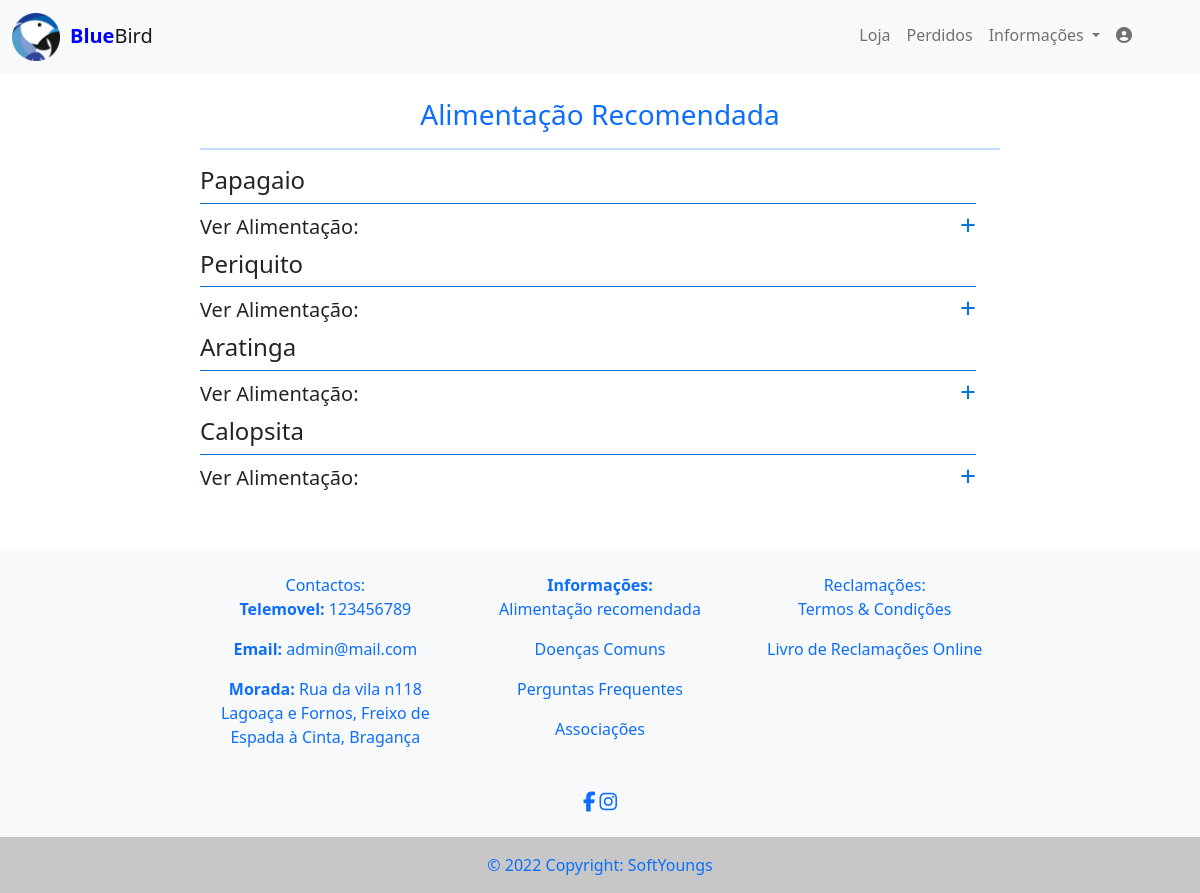
Screenshot of /index.php?opt=10 with the database file from the repository.
### tables this page shows
CREATE TABLE `webdados` (
  `wb_id` int(11) NOT NULL,
  `wb_nome` varchar(50) NOT NULL,
  `wb_face` varchar(200) NOT NULL,
  `wb_insta` varchar(200) NOT NULL,
  `wb_termos` text NOT NULL,
  `wb_mapa` varchar(5000) NOT NULL,
  `wb_distrito` int(11) NOT NULL,
  `wb_concelho` int(11) NOT NULL,
  `wb_freguesia` int(11) NOT NULL,
  `wb_morada` varchar(100) NOT NULL,
  `wb_contacto` varchar(9) NOT NULL
);

CREATE TABLE `alimentar_recomendada` (
  `aliment_rec_id` int(11) NOT NULL,
  `aliment_rec_esp_id` int(11) NOT NULL,
  `aliment_rec_comida` text NOT NULL
);

CREATE TABLE `especie` (
  `esp_id` int(11) NOT NULL,
  `esp_nome` varchar(100) NOT NULL
);

CREATE TABLE `freguesias` (
  `freguesiaid` int(11) NOT NULL,
  `concelhoid` int(11) NOT NULL,
  `freguesia` varchar(150) NOT NULL
);

CREATE TABLE `concelhos` (
  `concelhoid` int(11) NOT NULL,
  `distritoid` int(11) NOT NULL,
  `concelho` text NOT NULL
);

CREATE TABLE `distritos` (
  `distritosid` int(11) NOT NULL,
  `distrito` text NOT NULL
);

### includes/mostra_alimentacao.php (the view)
<?php
include 'connections/conn.php';
echo '<center><h3 class="text-primary" >Alimentação Recomendada</h3></center>
    <hr class="bg-primary" style="height: 2px;">
    <div class="row">';
        $alimentacao = mysqli_query($conn, "SELECT aliment_rec_comida, esp_nome from alimentar_recomendada inner join especie on especie.esp_id = alimentar_recomendada.aliment_rec_esp_id where aliment_rec_comida != ''");
        while($alm = mysqli_fetch_array($alimentacao)){
            echo '<div class="row">
                    <h4>'.$alm["esp_nome"].'</h4>
                    <div class="col">';
                    if (strlen($alm["aliment_rec_comida"])-10 > 50){
                        echo '<details class="mostra">
                            <summary>
                                Ver Alimentação:
                            </summary>
                            '.$alm["aliment_rec_comida"].'
                        </details>';
                    }else{
                        echo $alm["aliment_rec_comida"];
                    }
            echo '</div>
            </div>';
        }
    echo '</div>';

### includes/header.php (shortened to what this page needs)
<header>
	<?php
	include 'connections/conn.php';
	$query = mysqli_fetch_array(mysqli_query($conn, "SELECT wb_nome from webdados where wb_id = 1"));
	$nome = $query["wb_nome"];
	echo '<nav class="navbar navbar-expand-md navbar-light bg-light mb-4">
    	<div class="container-fluid">';
			echo '<a class="navbar-brand" href="?opt=0">
				<img src="logo_PAP_azul.png" style="width: 10%; height: 10%"><label style="padding-left: 2%"><b style="color: blue">'.substr($nome, 0, $length = 4).'</b>'.substr($nome, 4, $length = mb_strlen($nome)).'</label>
			</a>';
			echo '<button class="navbar-toggler" type="button" data-bs-toggle="collapse" data-bs-target="#navbarCollapse" aria-controls="navbarCollapse" aria-expanded="false" aria-label="Toggle navigation">
				<span class="navbar-toggler-icon"></span>
			</button>
			<div class="collapse navbar-collapse" id="navbarCollapse">
				<ul class="navbar-nav ms-auto me-5 mb-md-1 nav-pills d-flex">';
						if(@$_SESSION["log_type"] != ''){
							if (@$_SESSION["log_type"] == '0') {
								include 'includes/lista_menu_admin.php';
							}else if (@$_SESSION["log_type"] == '1'){
								include 'includes/lista_menu_vet.php';
							}else if (@$_SESSION["log_type"] == '2'){
								include 'includes/lista_menu_user.php';
							}
							echo '
							<li class="nav-item dropdown">
								<a class="nav-link dropdown-toggle" href="#" id="dropdown03" data-bs-toggle="dropdown" aria-expanded="false">';
									include 'connections/conn.php';
									$sql = mysqli_fetch_array(mysqli_query($conn, "Select uti_nome, uti_apelido, uti_foto from utilizador where uti_log_id = '$_SESSION[log_id]'"));
									echo '<img src="assets/img/foto_perfil/'.$sql["uti_foto"].'" style="width:2em; height: 2em; border-radius:50%"><label>&nbsp;'.$sql["uti_nome"].' '.$sql["uti_apelido"].'</label>
								</a>
								<ul class="dropdown-menu" aria-labelledby="dropdown03">';
								echo '<li><a class="dropdown-item" href="includes/terminar_sessao.php">Sair</a></li>
								</ul>
							</li>';
						}else{
							include 'includes/lista_main.php';
						}
				echo '</ul>
			</div>
    	</div>
    </nav>';

### includes/footer.php (shortened to what this page needs)
<footer class="bg-light text-center text-primary navbar-fixed-bottom mt-5" style="position: relative">
<?php
    include 'connections/conn.php';
    $dados = mysqli_fetch_array(mysqli_query($conn, "SELECT webdados.*, distritos.*, concelhos.*, freguesias.* FROM webdados
                                                    inner join distritos on distritos.distritosid = webdados.wb_distrito
                                                    join concelhos on concelhos.concelhoid = webdados.wb_concelho
                                                    join freguesias on freguesias.freguesiaid = webdados.wb_freguesia"));
    $email = mysqli_fetch_array(mysqli_query($conn, "SELECT log_email FROM login where log_id = 1"));
    echo '<div class="col-md-2"></div>
    <div class="col-md-8 offset-md-2">
        <div class="row">
            <div class="col">
                <br>
                <label>Contactos:</label><br>
                <p><b>Telemovel: </b> '.$dados["wb_contacto"].'</p>
                <p><b>Email: </b> '.$email["log_email"].'</p>
                <p><b>Morada: </b> '.$dados["wb_morada"].'<br>'.$dados["freguesia"].', '.$dados["concelho"].', '.$dados["distrito"].'</p>
            </div>
            <div class="col">
                <br>
                <label><b>Informações:</b></label><br>';
                include 'includes/lista_footer.php';
            echo '</div>
            <div class="col">
                <br>
                <label>Reclamações:</label><br>
                <p><a href="index.php?opt=14" style="text-decoration:none;" class="text-primary">Termos & Condições</a></p>
                <p><a href="https://www.livroreclamacoes.pt/inicio" class="text-primary" style="text-decoration:none;">Livro de Reclamações Online</a></p>
            </div>
        </div>
    </div><br>
    <div class="col-md-8 text-center offset-md-2">
        <a href="'.$dados["wb_face"].'" class="text-primary" target="_blank" role="button"><i class="fab fa-facebook-f fa-lg"></i></a>
        <a href="'.$dados["wb_insta"].'" class="text-primary" target="_blank" role="button"><i class="fab fa-instagram fa-lg"></i></a>
    </div><br>
    <div class="text-center p-3" style="background-color: rgba(0, 0, 0, 0.2);">
        © '.date("Y").' Copyright: SoftYoungs
    </div>
    <div class="col-md-2"></div>';
?>
</footer>

### assets/css/estilos.css (style rules this page uses)
body { font-size:100%; }
details summary { width: 100%; padding: 0.5rem 0; position: relative; cursor: pointer; font-size: 1.25rem; font-weight: 300; list-style: none; }
.mostra { border-top: 1px solid #0275d8; }
details summary:after { content: "+"; color: #0275d8; position: absolute; font-size: 1.75rem; line-height: 0; margin-top: 0.75rem; right: 0; font-weight: 200; transform-origin: center; transition: 200ms linear; }
details summary { outline: 0; }

### rows the page displays
webdados: wb_nome "Blue", wb_nome "Bird", wb_contacto "123456789", wb_morada "Rua da vila n118", freguesias.freguesia "Lagoaça e Fornos", concelhos.concelho "Freixo de Espada à Cinta", distritos.distrito "Bragança"
alimentar_recomendada: especie.esp_nome "Papagaio"
alimentar_recomendada: especie.esp_nome "Periquito"
alimentar_recomendada: especie.esp_nome "Aratinga"
alimentar_recomendada: especie.esp_nome "Calopsita"

### other values shown
$email["log_email"] "admin@mail.com"
